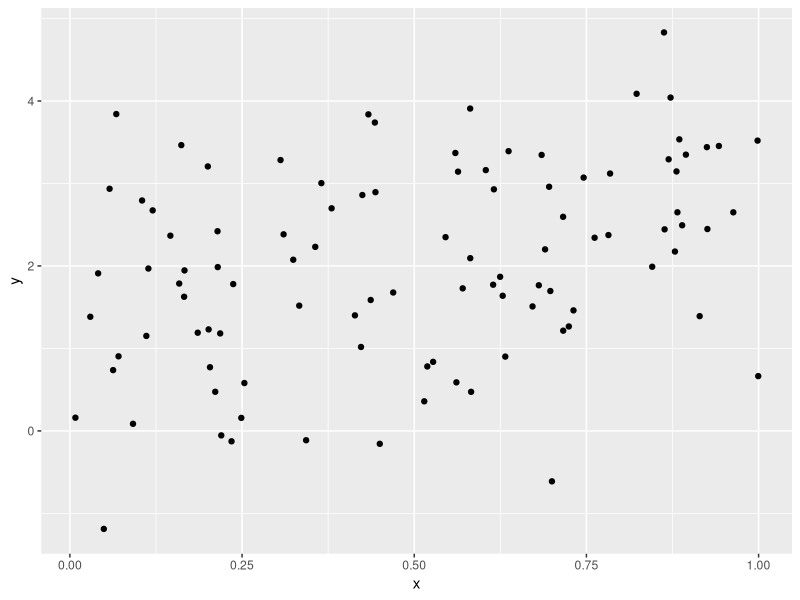

Recreate this plot in R.
## ---- chunk 1
library(tidyverse)

plot_df=tibble(
  x=runif(100),
  y=1+2*x+rnorm(100)
  
)
plot_df|>
  ggplot(aes(x=x,y=y))+
  geom_point()
